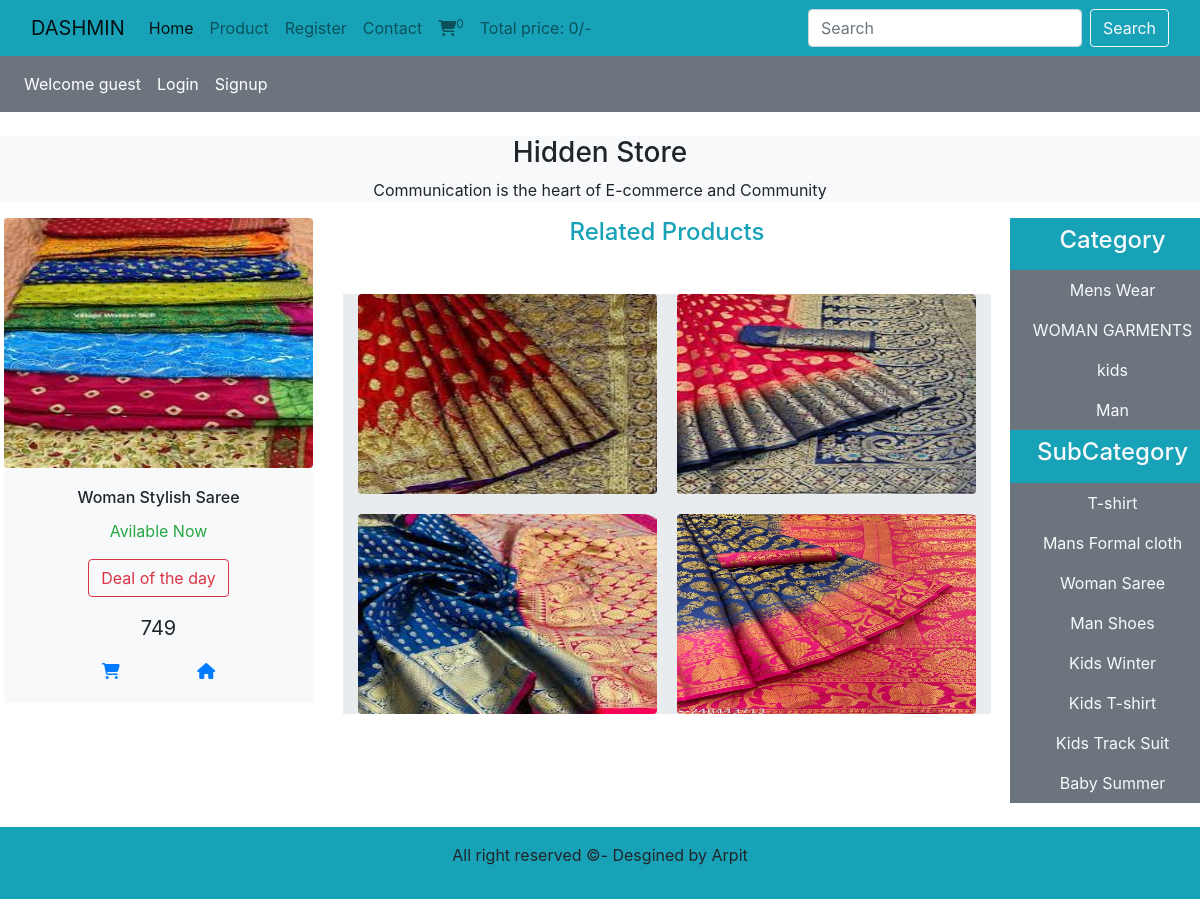
The app's page /product_details.php?product_id=10 with its own data.
### tables this page shows
CREATE TABLE `product` (
  `pid` int(11) NOT NULL,
  `image` varchar(400) NOT NULL,
  `photo` varchar(400) NOT NULL,
  `pname` varchar(100) NOT NULL,
  `catname` varchar(255) NOT NULL,
  `subid` varchar(100) NOT NULL,
  `price` varchar(100) NOT NULL,
  `pstatus` varchar(100) NOT NULL
);

CREATE TABLE `category` (
  `cid` int(11) NOT NULL,
  `cname` varchar(100) NOT NULL,
  `status` varchar(100) NOT NULL,
  `created_at` varchar(255) NOT NULL DEFAULT current_timestamp(),
  `updated_at` timestamp NOT NULL DEFAULT current_timestamp() ON UPDATE current_timestamp()
);

CREATE TABLE `subcategory` (
  `sid` int(11) NOT NULL,
  `subname` varchar(100) NOT NULL,
  `catid` varchar(100) NOT NULL,
  `substatus` varchar(100) NOT NULL,
  `created_at` varchar(100) DEFAULT current_timestamp(),
  `updated_at` timestamp NOT NULL DEFAULT current_timestamp() ON UPDATE current_timestamp()
);

### functions/common_function.php (the view, shortened to what this page needs)
<?php
include('./config/connect.php');
        ?>
    <?php
    function getbrands(){
        global $con;
        $select_brands = "select * from `subcategory`";
        $result_brands = mysqli_query($con,$select_brands);
        while($row_data = mysqli_fetch_assoc($result_brands)){
            $brand_title = $row_data['subname'];
            $brand_id = $row_data['sid'];
            echo "<li class='nav-item text-center'>
            <a href='index.php?subcategory=$brand_id' class='nav-link text-light'>$brand_title</a>
        </li>";
        }
    }
    function getcategory(){
        global $con;
        $select_category = "select * from `category`";
                            $result_category = mysqli_query($con,$select_category);
                            while($row_data_1 = mysqli_fetch_assoc($result_category)){
                                $category_title = $row_data_1['cname'];
                                $category_id = $row_data_1['cid'];
                                echo "<li class='nav-item text-center'>
                                <a href='index.php?category=$category_id' class='nav-link text-light'>$category_title</a>
                            </li>";
                            }
    }
    function view_details(){
        global $con;
        if(isset($_GET["product_id"])){
        if(!isset($_GET["category"])){
            if(!isset($_GET["subcategory"])){
                $product_id =$_GET['product_id'];
            $select_query = "select * from `product` where pid=$product_id";
            $result_query= mysqli_query($con,$select_query);
            while($row = mysqli_fetch_assoc($result_query)){
                $product_id = $row['pid'];
                $image = $row['image'];
                $pname = $row['pname'];
                $price = $row['price'];
                $multiple_photo = explode(",",$row['photo']);
               echo "<div class='col-md-4 col-sm-6 mb-2'>
                <div class='bg-light' style='width: 100%;'>
                    <img src='./admin/assets/img/$image' style='width:100%; height:250px;'' class='object-fit-fill rounded mx-auto d-block ' alt='...' />
                    <div class='card-body'>
                        <h5 class='card-title text-center fs-6 ellipsis'>$pname</h5>
                        <div class='text-center'>
                        <div class='card-text mb-2'>
                        <p class='text-success'>Avilable Now</p>
                        </div>
                     <p class='btn btn-outline-danger style='width:100%;''>Deal of the day</p>
                        <p class='fs-6'><span class='fs-5'>$price</span></p>
                        </div>
                        <div class='d-flex justify-content-evenly'>
                        <abbr title='Add to Cart'><a href='index.php?add_to_cart=$product_id' class=''><i class='fa-solid fa-cart-shopping'></i></a></abbr>
                        <abbr title='Go home' class='float-right'><a href='index.php'><i class='fa fa-home' aria-hidden='true'></i>
                        </a></abbr>
                    </div>
                    </div>
                </div>
            </div>";
            ?>
            <div class='col-md-8 col-sm-6 mb-2'>
            <div class='row'>
                <div class='col-md-12'>
                    <h4 class='text-center text-info mb-5'>Related Products</h4>
                <div class='col-md-12 pol'>
                <?php
            foreach($multiple_photo as $img){
                echo "<img src ='./admin/assets/img/$img' class='rounded' width='100%' height='200px' >";
            }
            ?>
                </div>
                </div>
            </div>
        </div>
        <?php
        }}
    }
    }
}
    function getIPAddress() {
         if(!empty($_SERVER['HTTP_CLIENT_IP'])) {
                    $ip = $_SERVER['HTTP_CLIENT_IP'];
            }
        elseif (!empty($_SERVER['HTTP_X_FORWARDED_FOR'])) {
                    $ip = $_SERVER['HTTP_X_FORWARDED_FOR'];
         }
        else{
                 $ip = $_SERVER['REMOTE_ADDR'];
         }
         return $ip;
    }
function cart_iteam(){
    if(isset($_GET['add_to_cart'])){
        global $con;
        $ip = getIPAddress();
        $select_query ="select * from `cart_details` where ip_address ='$ip'";
        $result_query = mysqli_query($con,$select_query);
        $count_cart_items = mysqli_num_rows($result_query);
    }
        else{
            global $con;
        $ip = getIPAddress();
        $select_query ="select * from `cart_details` where ip_address ='$ip'";
        $result_query = mysqli_query($con,$select_query);
        $count_cart_items = mysqli_num_rows($result_query);
        }
        echo $count_cart_items;
    }
    function total_cart_price(){
        $total_price =0;
        echo $total_price;
    }
            ?>

### includes/header.php (style rules this page uses)
.pol { display: grid; grid-template-columns: repeat(2,1fr); gap: 20px; }
.ellipsis { overflow: hidden; white-space: nowrap; text-overflow: ellipsis; }
.pol { background-color: #e9ecef; }

### records on screen
product: image (picture), pname "Woman Stylish Saree", price "749"
category: cname "Mens Wear"
category: cname "WOMAN GARMENTS"
category: cname "kids"
category: cname "Man"
subcategory: subname "T-shirt"
subcategory: subname "Mans Formal cloth"
subcategory: subname "Woman Saree"
subcategory: subname "Man Shoes"
subcategory: subname "Kids Winter"
subcategory: subname "Kids T-shirt"
subcategory: subname "Kids Track Suit"
subcategory: subname "Baby Summer"

### other values on screen
$count_cart_items "0"
$total_price "0"
